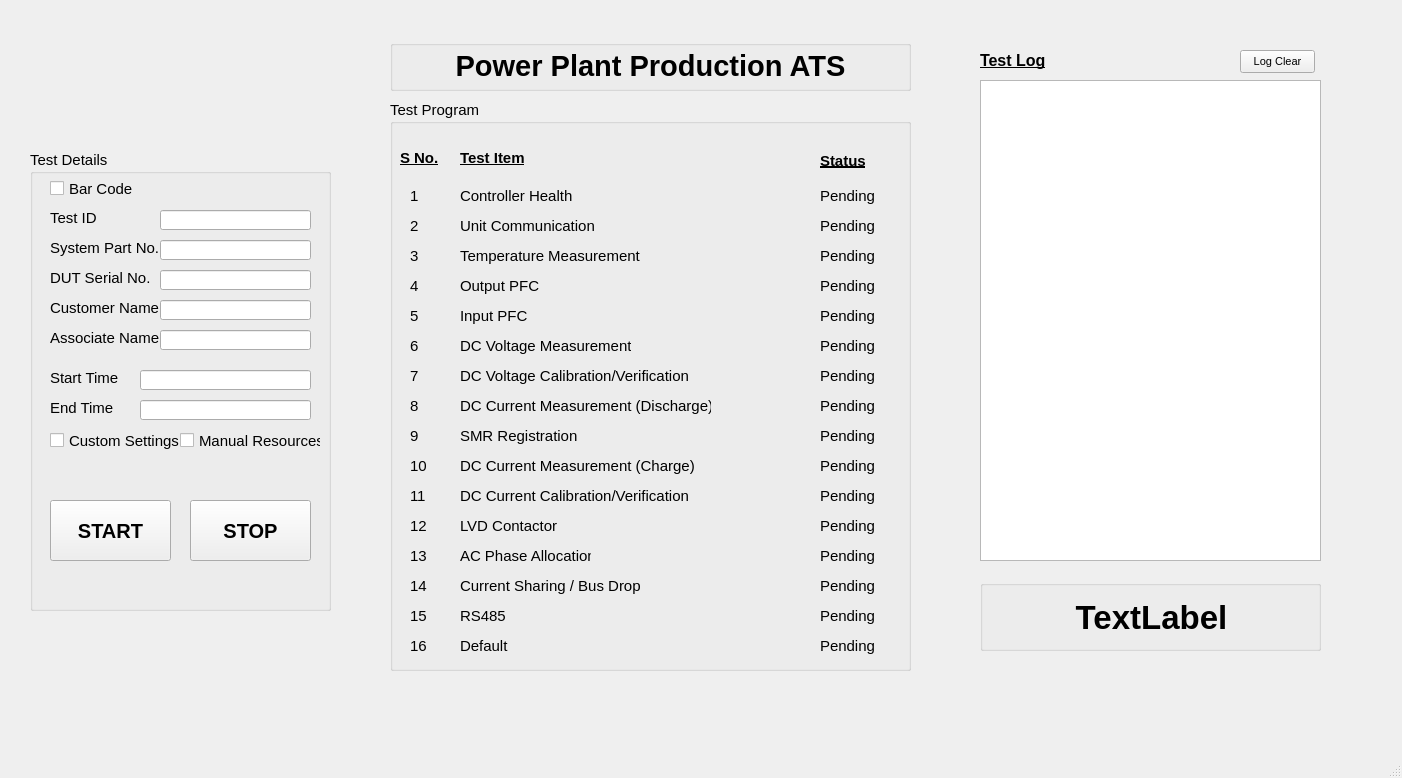
<?xml version="1.0" encoding="UTF-8"?>
<ui version="4.0">
 <class>MainWindow</class>
 <widget class="QMainWindow" name="MainWindow">
  <property name="geometry">
   <rect>
    <x>0</x>
    <y>0</y>
    <width>1402</width>
    <height>778</height>
   </rect>
  </property>
  <property name="font">
   <font>
    <pointsize>8</pointsize>
   </font>
  </property>
  <property name="windowTitle">
   <string>MainWindow</string>
  </property>
  <widget class="QWidget" name="centralwidget">
   <widget class="QGroupBox" name="heading_box">
    <property name="geometry">
     <rect>
      <x>390</x>
      <y>40</y>
      <width>521</width>
      <height>51</height>
     </rect>
    </property>
    <property name="title">
     <string/>
    </property>
    <widget class="QLabel" name="heading">
     <property name="geometry">
      <rect>
       <x>0</x>
       <y>0</y>
       <width>521</width>
       <height>51</height>
      </rect>
     </property>
     <property name="font">
      <font>
       <pointsize>22</pointsize>
       <weight>75</weight>
       <bold>true</bold>
      </font>
     </property>
     <property name="text">
      <string>Power Plant Production ATS</string>
     </property>
     <property name="alignment">
      <set>Qt::AlignCenter</set>
     </property>
    </widget>
   </widget>
   <widget class="QGroupBox" name="test_detail_box">
    <property name="enabled">
     <bool>true</bool>
    </property>
    <property name="geometry">
     <rect>
      <x>30</x>
      <y>150</y>
      <width>301</width>
      <height>461</height>
     </rect>
    </property>
    <property name="font">
     <font>
      <pointsize>11</pointsize>
      <weight>50</weight>
      <bold>false</bold>
      <underline>false</underline>
     </font>
    </property>
    <property name="title">
     <string>Test Details</string>
    </property>
    <widget class="QLabel" name="test_id">
     <property name="geometry">
      <rect>
       <x>20</x>
       <y>60</y>
       <width>71</width>
       <height>16</height>
      </rect>
     </property>
     <property name="font">
      <font>
       <pointsize>11</pointsize>
       <weight>50</weight>
       <bold>false</bold>
       <underline>false</underline>
      </font>
     </property>
     <property name="text">
      <string>Test ID</string>
     </property>
    </widget>
    <widget class="QLabel" name="system_part_no">
     <property name="geometry">
      <rect>
       <x>20</x>
       <y>90</y>
       <width>141</width>
       <height>16</height>
      </rect>
     </property>
     <property name="font">
      <font>
       <pointsize>11</pointsize>
       <weight>50</weight>
       <bold>false</bold>
       <underline>false</underline>
      </font>
     </property>
     <property name="text">
      <string>System Part No.</string>
     </property>
    </widget>
    <widget class="QLabel" name="dut_serial_number">
     <property name="geometry">
      <rect>
       <x>20</x>
       <y>120</y>
       <width>101</width>
       <height>16</height>
      </rect>
     </property>
     <property name="font">
      <font>
       <pointsize>11</pointsize>
       <weight>50</weight>
       <bold>false</bold>
       <underline>false</underline>
      </font>
     </property>
     <property name="text">
      <string>DUT Serial No.</string>
     </property>
    </widget>
    <widget class="QLineEdit" name="test_id_edit">
     <property name="geometry">
      <rect>
       <x>130</x>
       <y>60</y>
       <width>151</width>
       <height>20</height>
      </rect>
     </property>
    </widget>
    <widget class="QLineEdit" name="system_part_no_edit">
     <property name="geometry">
      <rect>
       <x>130</x>
       <y>90</y>
       <width>151</width>
       <height>20</height>
      </rect>
     </property>
    </widget>
    <widget class="QLineEdit" name="dut_serial_number_edit">
     <property name="geometry">
      <rect>
       <x>130</x>
       <y>120</y>
       <width>151</width>
       <height>20</height>
      </rect>
     </property>
    </widget>
    <widget class="QLabel" name="customer_name">
     <property name="geometry">
      <rect>
       <x>20</x>
       <y>150</y>
       <width>131</width>
       <height>16</height>
      </rect>
     </property>
     <property name="font">
      <font>
       <pointsize>11</pointsize>
       <weight>50</weight>
       <bold>false</bold>
       <underline>false</underline>
      </font>
     </property>
     <property name="text">
      <string>Customer Name</string>
     </property>
    </widget>
    <widget class="QLabel" name="associate_name">
     <property name="geometry">
      <rect>
       <x>20</x>
       <y>180</y>
       <width>131</width>
       <height>16</height>
      </rect>
     </property>
     <property name="font">
      <font>
       <pointsize>11</pointsize>
       <weight>50</weight>
       <bold>false</bold>
       <underline>false</underline>
      </font>
     </property>
     <property name="text">
      <string>Associate Name</string>
     </property>
    </widget>
    <widget class="QLineEdit" name="associate_name_edit">
     <property name="geometry">
      <rect>
       <x>130</x>
       <y>180</y>
       <width>151</width>
       <height>20</height>
      </rect>
     </property>
    </widget>
    <widget class="QLineEdit" name="customer_name_2">
     <property name="geometry">
      <rect>
       <x>130</x>
       <y>150</y>
       <width>151</width>
       <height>20</height>
      </rect>
     </property>
    </widget>
    <widget class="QLineEdit" name="start_time_edit">
     <property name="geometry">
      <rect>
       <x>110</x>
       <y>220</y>
       <width>171</width>
       <height>20</height>
      </rect>
     </property>
    </widget>
    <widget class="QLineEdit" name="end_time_edit">
     <property name="geometry">
      <rect>
       <x>110</x>
       <y>250</y>
       <width>171</width>
       <height>20</height>
      </rect>
     </property>
    </widget>
    <widget class="QLabel" name="end_time">
     <property name="geometry">
      <rect>
       <x>20</x>
       <y>250</y>
       <width>141</width>
       <height>16</height>
      </rect>
     </property>
     <property name="font">
      <font>
       <pointsize>11</pointsize>
       <weight>50</weight>
       <bold>false</bold>
       <underline>false</underline>
      </font>
     </property>
     <property name="text">
      <string>End Time</string>
     </property>
    </widget>
    <widget class="QLabel" name="start_time">
     <property name="geometry">
      <rect>
       <x>20</x>
       <y>220</y>
       <width>161</width>
       <height>16</height>
      </rect>
     </property>
     <property name="font">
      <font>
       <pointsize>11</pointsize>
       <weight>50</weight>
       <bold>false</bold>
       <underline>false</underline>
      </font>
     </property>
     <property name="text">
      <string>Start Time</string>
     </property>
    </widget>
    <widget class="QCheckBox" name="barcode_check">
     <property name="geometry">
      <rect>
       <x>20</x>
       <y>30</y>
       <width>91</width>
       <height>17</height>
      </rect>
     </property>
     <property name="text">
      <string>Bar Code</string>
     </property>
    </widget>
    <widget class="QCheckBox" name="custom_check">
     <property name="geometry">
      <rect>
       <x>20</x>
       <y>280</y>
       <width>141</width>
       <height>21</height>
      </rect>
     </property>
     <property name="text">
      <string>Custom Settings</string>
     </property>
    </widget>
    <widget class="QCheckBox" name="manual_checkbox">
     <property name="geometry">
      <rect>
       <x>150</x>
       <y>280</y>
       <width>141</width>
       <height>21</height>
      </rect>
     </property>
     <property name="text">
      <string>Manual Resources</string>
     </property>
    </widget>
    <widget class="QPushButton" name="start">
     <property name="geometry">
      <rect>
       <x>20</x>
       <y>350</y>
       <width>121</width>
       <height>61</height>
      </rect>
     </property>
     <property name="font">
      <font>
       <pointsize>15</pointsize>
       <weight>75</weight>
       <bold>true</bold>
       <underline>false</underline>
      </font>
     </property>
     <property name="toolTip">
      <string>&lt;html&gt;&lt;head/&gt;&lt;body&gt;&lt;p&gt;&lt;br/&gt;&lt;/p&gt;&lt;/body&gt;&lt;/html&gt;</string>
     </property>
     <property name="text">
      <string>START</string>
     </property>
    </widget>
    <widget class="QPushButton" name="stop">
     <property name="geometry">
      <rect>
       <x>160</x>
       <y>350</y>
       <width>121</width>
       <height>61</height>
      </rect>
     </property>
     <property name="font">
      <font>
       <pointsize>15</pointsize>
       <weight>75</weight>
       <bold>true</bold>
       <underline>false</underline>
      </font>
     </property>
     <property name="text">
      <string>STOP</string>
     </property>
    </widget>
   </widget>
   <widget class="QGroupBox" name="test_item_box">
    <property name="geometry">
     <rect>
      <x>390</x>
      <y>100</y>
      <width>521</width>
      <height>571</height>
     </rect>
    </property>
    <property name="font">
     <font>
      <pointsize>11</pointsize>
      <underline>false</underline>
     </font>
    </property>
    <property name="title">
     <string>Test Program</string>
    </property>
    <widget class="QLabel" name="test_item_label">
     <property name="geometry">
      <rect>
       <x>70</x>
       <y>50</y>
       <width>101</width>
       <height>16</height>
      </rect>
     </property>
     <property name="font">
      <font>
       <pointsize>11</pointsize>
       <weight>75</weight>
       <bold>true</bold>
       <underline>true</underline>
      </font>
     </property>
     <property name="text">
      <string>Test Item</string>
     </property>
    </widget>
    <widget class="QLabel" name="status_label">
     <property name="geometry">
      <rect>
       <x>430</x>
       <y>50</y>
       <width>61</width>
       <height>21</height>
      </rect>
     </property>
     <property name="font">
      <font>
       <pointsize>11</pointsize>
       <weight>75</weight>
       <bold>true</bold>
       <underline>true</underline>
      </font>
     </property>
     <property name="text">
      <string>Status</string>
     </property>
    </widget>
    <widget class="QLabel" name="serial_label">
     <property name="geometry">
      <rect>
       <x>10</x>
       <y>50</y>
       <width>41</width>
       <height>16</height>
      </rect>
     </property>
     <property name="font">
      <font>
       <pointsize>11</pointsize>
       <weight>75</weight>
       <bold>true</bold>
       <underline>true</underline>
      </font>
     </property>
     <property name="text">
      <string>S No.</string>
     </property>
    </widget>
    <widget class="QLabel" name="serial1">
     <property name="geometry">
      <rect>
       <x>20</x>
       <y>80</y>
       <width>21</width>
       <height>31</height>
      </rect>
     </property>
     <property name="text">
      <string>1</string>
     </property>
    </widget>
    <widget class="QLabel" name="controller_health_label">
     <property name="geometry">
      <rect>
       <x>70</x>
       <y>85</y>
       <width>121</width>
       <height>21</height>
      </rect>
     </property>
     <property name="font">
      <font>
       <pointsize>11</pointsize>
       <underline>false</underline>
      </font>
     </property>
     <property name="text">
      <string>Controller Health</string>
     </property>
    </widget>
    <widget class="QLabel" name="controller_health_status">
     <property name="geometry">
      <rect>
       <x>430</x>
       <y>80</y>
       <width>61</width>
       <height>31</height>
      </rect>
     </property>
     <property name="font">
      <font>
       <pointsize>11</pointsize>
       <underline>false</underline>
      </font>
     </property>
     <property name="text">
      <string>Pending</string>
     </property>
    </widget>
    <widget class="QLabel" name="serial2">
     <property name="geometry">
      <rect>
       <x>20</x>
       <y>110</y>
       <width>21</width>
       <height>31</height>
      </rect>
     </property>
     <property name="text">
      <string>2</string>
     </property>
    </widget>
    <widget class="QLabel" name="serial3">
     <property name="geometry">
      <rect>
       <x>20</x>
       <y>140</y>
       <width>21</width>
       <height>31</height>
      </rect>
     </property>
     <property name="text">
      <string>3</string>
     </property>
    </widget>
    <widget class="QLabel" name="serial4">
     <property name="geometry">
      <rect>
       <x>20</x>
       <y>170</y>
       <width>21</width>
       <height>31</height>
      </rect>
     </property>
     <property name="text">
      <string>4</string>
     </property>
    </widget>
    <widget class="QLabel" name="serial5">
     <property name="geometry">
      <rect>
       <x>20</x>
       <y>200</y>
       <width>21</width>
       <height>31</height>
      </rect>
     </property>
     <property name="text">
      <string>5</string>
     </property>
    </widget>
    <widget class="QLabel" name="serial6">
     <property name="geometry">
      <rect>
       <x>20</x>
       <y>230</y>
       <width>21</width>
       <height>31</height>
      </rect>
     </property>
     <property name="text">
      <string>6</string>
     </property>
    </widget>
    <widget class="QLabel" name="serial7">
     <property name="geometry">
      <rect>
       <x>20</x>
       <y>260</y>
       <width>21</width>
       <height>31</height>
      </rect>
     </property>
     <property name="text">
      <string>7</string>
     </property>
    </widget>
    <widget class="QLabel" name="serial8">
     <property name="geometry">
      <rect>
       <x>20</x>
       <y>290</y>
       <width>21</width>
       <height>31</height>
      </rect>
     </property>
     <property name="text">
      <string>8</string>
     </property>
    </widget>
    <widget class="QLabel" name="serial9">
     <property name="geometry">
      <rect>
       <x>20</x>
       <y>320</y>
       <width>31</width>
       <height>31</height>
      </rect>
     </property>
     <property name="text">
      <string>9</string>
     </property>
    </widget>
    <widget class="QLabel" name="serial10">
     <property name="geometry">
      <rect>
       <x>20</x>
       <y>350</y>
       <width>21</width>
       <height>31</height>
      </rect>
     </property>
     <property name="text">
      <string>10</string>
     </property>
    </widget>
    <widget class="QLabel" name="serial11">
     <property name="geometry">
      <rect>
       <x>20</x>
       <y>380</y>
       <width>21</width>
       <height>31</height>
      </rect>
     </property>
     <property name="text">
      <string>11</string>
     </property>
    </widget>
    <widget class="QLabel" name="unit_comm_label">
     <property name="geometry">
      <rect>
       <x>70</x>
       <y>110</y>
       <width>141</width>
       <height>31</height>
      </rect>
     </property>
     <property name="font">
      <font>
       <pointsize>11</pointsize>
       <underline>false</underline>
      </font>
     </property>
     <property name="text">
      <string>Unit Communication</string>
     </property>
    </widget>
    <widget class="QLabel" name="temp_label">
     <property name="geometry">
      <rect>
       <x>70</x>
       <y>140</y>
       <width>191</width>
       <height>31</height>
      </rect>
     </property>
     <property name="font">
      <font>
       <pointsize>11</pointsize>
       <underline>false</underline>
      </font>
     </property>
     <property name="text">
      <string>Temperature Measurement</string>
     </property>
    </widget>
    <widget class="QLabel" name="output_pfc_label">
     <property name="geometry">
      <rect>
       <x>70</x>
       <y>170</y>
       <width>121</width>
       <height>31</height>
      </rect>
     </property>
     <property name="font">
      <font>
       <pointsize>11</pointsize>
       <underline>false</underline>
      </font>
     </property>
     <property name="text">
      <string>Output PFC</string>
     </property>
    </widget>
    <widget class="QLabel" name="input_pfc_label">
     <property name="geometry">
      <rect>
       <x>70</x>
       <y>200</y>
       <width>121</width>
       <height>31</height>
      </rect>
     </property>
     <property name="font">
      <font>
       <pointsize>11</pointsize>
       <underline>false</underline>
      </font>
     </property>
     <property name="text">
      <string>Input PFC</string>
     </property>
    </widget>
    <widget class="QLabel" name="dc_voltage_check_label">
     <property name="geometry">
      <rect>
       <x>70</x>
       <y>230</y>
       <width>171</width>
       <height>31</height>
      </rect>
     </property>
     <property name="font">
      <font>
       <pointsize>11</pointsize>
       <underline>false</underline>
      </font>
     </property>
     <property name="text">
      <string>DC Voltage Measurement</string>
     </property>
    </widget>
    <widget class="QLabel" name="dc_voltage_calib_label">
     <property name="geometry">
      <rect>
       <x>70</x>
       <y>260</y>
       <width>241</width>
       <height>31</height>
      </rect>
     </property>
     <property name="font">
      <font>
       <pointsize>11</pointsize>
       <underline>false</underline>
      </font>
     </property>
     <property name="text">
      <string>DC Voltage Calibration/Verification</string>
     </property>
    </widget>
    <widget class="QLabel" name="dc_current_check_discharge_label">
     <property name="geometry">
      <rect>
       <x>70</x>
       <y>290</y>
       <width>251</width>
       <height>31</height>
      </rect>
     </property>
     <property name="font">
      <font>
       <pointsize>11</pointsize>
       <underline>false</underline>
      </font>
     </property>
     <property name="text">
      <string>DC Current Measurement (Discharge)</string>
     </property>
    </widget>
    <widget class="QLabel" name="smr_register_label">
     <property name="geometry">
      <rect>
       <x>70</x>
       <y>320</y>
       <width>121</width>
       <height>31</height>
      </rect>
     </property>
     <property name="font">
      <font>
       <pointsize>11</pointsize>
       <underline>false</underline>
      </font>
     </property>
     <property name="text">
      <string>SMR Registration</string>
     </property>
    </widget>
    <widget class="QLabel" name="dc_current_check_charge_label">
     <property name="geometry">
      <rect>
       <x>70</x>
       <y>350</y>
       <width>241</width>
       <height>31</height>
      </rect>
     </property>
     <property name="font">
      <font>
       <pointsize>11</pointsize>
       <underline>false</underline>
      </font>
     </property>
     <property name="text">
      <string>DC Current Measurement (Charge)</string>
     </property>
    </widget>
    <widget class="QLabel" name="dc_current_calib_label">
     <property name="geometry">
      <rect>
       <x>70</x>
       <y>380</y>
       <width>241</width>
       <height>31</height>
      </rect>
     </property>
     <property name="font">
      <font>
       <pointsize>11</pointsize>
       <underline>false</underline>
      </font>
     </property>
     <property name="text">
      <string>DC Current Calibration/Verification</string>
     </property>
    </widget>
    <widget class="QLabel" name="lvd_label">
     <property name="geometry">
      <rect>
       <x>70</x>
       <y>410</y>
       <width>111</width>
       <height>31</height>
      </rect>
     </property>
     <property name="font">
      <font>
       <pointsize>11</pointsize>
       <underline>false</underline>
      </font>
     </property>
     <property name="text">
      <string>LVD Contactor</string>
     </property>
    </widget>
    <widget class="QLabel" name="ac_phase_label">
     <property name="geometry">
      <rect>
       <x>70</x>
       <y>440</y>
       <width>131</width>
       <height>31</height>
      </rect>
     </property>
     <property name="font">
      <font>
       <pointsize>11</pointsize>
       <underline>false</underline>
      </font>
     </property>
     <property name="text">
      <string>AC Phase Allocation</string>
     </property>
    </widget>
    <widget class="QLabel" name="current_sharing_label">
     <property name="geometry">
      <rect>
       <x>70</x>
       <y>470</y>
       <width>181</width>
       <height>31</height>
      </rect>
     </property>
     <property name="font">
      <font>
       <pointsize>11</pointsize>
       <underline>false</underline>
      </font>
     </property>
     <property name="text">
      <string>Current Sharing / Bus Drop</string>
     </property>
    </widget>
    <widget class="QLabel" name="rs485_label">
     <property name="geometry">
      <rect>
       <x>70</x>
       <y>500</y>
       <width>71</width>
       <height>31</height>
      </rect>
     </property>
     <property name="font">
      <font>
       <pointsize>11</pointsize>
       <underline>false</underline>
      </font>
     </property>
     <property name="text">
      <string>RS485</string>
     </property>
    </widget>
    <widget class="QLabel" name="default_label">
     <property name="geometry">
      <rect>
       <x>70</x>
       <y>530</y>
       <width>61</width>
       <height>31</height>
      </rect>
     </property>
     <property name="font">
      <font>
       <pointsize>11</pointsize>
       <underline>false</underline>
      </font>
     </property>
     <property name="text">
      <string>Default</string>
     </property>
    </widget>
    <widget class="QLabel" name="serial12">
     <property name="geometry">
      <rect>
       <x>20</x>
       <y>410</y>
       <width>21</width>
       <height>31</height>
      </rect>
     </property>
     <property name="text">
      <string>12</string>
     </property>
    </widget>
    <widget class="QLabel" name="serial13">
     <property name="geometry">
      <rect>
       <x>20</x>
       <y>440</y>
       <width>21</width>
       <height>31</height>
      </rect>
     </property>
     <property name="text">
      <string>13</string>
     </property>
    </widget>
    <widget class="QLabel" name="serial14">
     <property name="geometry">
      <rect>
       <x>20</x>
       <y>470</y>
       <width>21</width>
       <height>31</height>
      </rect>
     </property>
     <property name="text">
      <string>14</string>
     </property>
    </widget>
    <widget class="QLabel" name="serial15">
     <property name="geometry">
      <rect>
       <x>20</x>
       <y>500</y>
       <width>21</width>
       <height>31</height>
      </rect>
     </property>
     <property name="text">
      <string>15</string>
     </property>
    </widget>
    <widget class="QLabel" name="serial16">
     <property name="geometry">
      <rect>
       <x>20</x>
       <y>530</y>
       <width>21</width>
       <height>31</height>
      </rect>
     </property>
     <property name="text">
      <string>16</string>
     </property>
    </widget>
    <widget class="QLabel" name="unit_comm_status">
     <property name="geometry">
      <rect>
       <x>430</x>
       <y>110</y>
       <width>61</width>
       <height>31</height>
      </rect>
     </property>
     <property name="font">
      <font>
       <pointsize>11</pointsize>
       <underline>false</underline>
      </font>
     </property>
     <property name="text">
      <string>Pending</string>
     </property>
    </widget>
    <widget class="QLabel" name="temp_status">
     <property name="geometry">
      <rect>
       <x>430</x>
       <y>140</y>
       <width>61</width>
       <height>31</height>
      </rect>
     </property>
     <property name="font">
      <font>
       <pointsize>11</pointsize>
       <underline>false</underline>
      </font>
     </property>
     <property name="text">
      <string>Pending</string>
     </property>
    </widget>
    <widget class="QLabel" name="output_pfc_status">
     <property name="geometry">
      <rect>
       <x>430</x>
       <y>170</y>
       <width>61</width>
       <height>31</height>
      </rect>
     </property>
     <property name="font">
      <font>
       <pointsize>11</pointsize>
       <underline>false</underline>
      </font>
     </property>
     <property name="text">
      <string>Pending</string>
     </property>
    </widget>
    <widget class="QLabel" name="input_pfc_status">
     <property name="geometry">
      <rect>
       <x>430</x>
       <y>200</y>
       <width>61</width>
       <height>31</height>
      </rect>
     </property>
     <property name="font">
      <font>
       <pointsize>11</pointsize>
       <underline>false</underline>
      </font>
     </property>
     <property name="text">
      <string>Pending</string>
     </property>
    </widget>
    <widget class="QLabel" name="dc_voltage_check_status">
     <property name="geometry">
      <rect>
       <x>430</x>
       <y>230</y>
       <width>61</width>
       <height>31</height>
      </rect>
     </property>
     <property name="font">
      <font>
       <pointsize>11</pointsize>
       <underline>false</underline>
      </font>
     </property>
     <property name="text">
      <string>Pending</string>
     </property>
    </widget>
    <widget class="QLabel" name="dc_voltage_calib_status">
     <property name="geometry">
      <rect>
       <x>430</x>
       <y>260</y>
       <width>61</width>
       <height>31</height>
      </rect>
     </property>
     <property name="font">
      <font>
       <pointsize>11</pointsize>
       <underline>false</underline>
      </font>
     </property>
     <property name="text">
      <string>Pending</string>
     </property>
    </widget>
    <widget class="QLabel" name="dc_current_check_discharge_status">
     <property name="geometry">
      <rect>
       <x>430</x>
       <y>290</y>
       <width>61</width>
       <height>31</height>
      </rect>
     </property>
     <property name="font">
      <font>
       <pointsize>11</pointsize>
       <underline>false</underline>
      </font>
     </property>
     <property name="text">
      <string>Pending</string>
     </property>
    </widget>
    <widget class="QLabel" name="smr_register_status">
     <property name="geometry">
      <rect>
       <x>430</x>
       <y>320</y>
       <width>61</width>
       <height>31</height>
      </rect>
     </property>
     <property name="font">
      <font>
       <pointsize>11</pointsize>
       <underline>false</underline>
      </font>
     </property>
     <property name="text">
      <string>Pending</string>
     </property>
    </widget>
    <widget class="QLabel" name="dc_current_check_charge_status">
     <property name="geometry">
      <rect>
       <x>430</x>
       <y>350</y>
       <width>61</width>
       <height>31</height>
      </rect>
     </property>
     <property name="font">
      <font>
       <pointsize>11</pointsize>
       <underline>false</underline>
      </font>
     </property>
     <property name="text">
      <string>Pending</string>
     </property>
    </widget>
    <widget class="QLabel" name="dc_current_calib_status">
     <property name="geometry">
      <rect>
       <x>430</x>
       <y>380</y>
       <width>61</width>
       <height>31</height>
      </rect>
     </property>
     <property name="font">
      <font>
       <pointsize>11</pointsize>
       <underline>false</underline>
      </font>
     </property>
     <property name="text">
      <string>Pending</string>
     </property>
    </widget>
    <widget class="QLabel" name="lvd_status">
     <property name="geometry">
      <rect>
       <x>430</x>
       <y>410</y>
       <width>61</width>
       <height>31</height>
      </rect>
     </property>
     <property name="font">
      <font>
       <pointsize>11</pointsize>
       <underline>false</underline>
      </font>
     </property>
     <property name="text">
      <string>Pending</string>
     </property>
    </widget>
    <widget class="QLabel" name="ac_phase_status">
     <property name="geometry">
      <rect>
       <x>430</x>
       <y>440</y>
       <width>61</width>
       <height>31</height>
      </rect>
     </property>
     <property name="font">
      <font>
       <pointsize>11</pointsize>
       <underline>false</underline>
      </font>
     </property>
     <property name="text">
      <string>Pending</string>
     </property>
    </widget>
    <widget class="QLabel" name="current_sharing_status">
     <property name="geometry">
      <rect>
       <x>430</x>
       <y>470</y>
       <width>61</width>
       <height>31</height>
      </rect>
     </property>
     <property name="font">
      <font>
       <pointsize>11</pointsize>
       <underline>false</underline>
      </font>
     </property>
     <property name="text">
      <string>Pending</string>
     </property>
    </widget>
    <widget class="QLabel" name="default_status">
     <property name="geometry">
      <rect>
       <x>430</x>
       <y>530</y>
       <width>61</width>
       <height>31</height>
      </rect>
     </property>
     <property name="font">
      <font>
       <pointsize>11</pointsize>
       <underline>false</underline>
      </font>
     </property>
     <property name="text">
      <string>Pending</string>
     </property>
    </widget>
    <widget class="QLabel" name="rs485_status">
     <property name="geometry">
      <rect>
       <x>430</x>
       <y>500</y>
       <width>61</width>
       <height>31</height>
      </rect>
     </property>
     <property name="font">
      <font>
       <pointsize>11</pointsize>
       <underline>false</underline>
      </font>
     </property>
     <property name="text">
      <string>Pending</string>
     </property>
    </widget>
   </widget>
   <widget class="QTextEdit" name="log_window">
    <property name="geometry">
     <rect>
      <x>980</x>
      <y>80</y>
      <width>341</width>
      <height>481</height>
     </rect>
    </property>
   </widget>
   <widget class="QLabel" name="test_log">
    <property name="geometry">
     <rect>
      <x>980</x>
      <y>40</y>
      <width>101</width>
      <height>41</height>
     </rect>
    </property>
    <property name="font">
     <font>
      <pointsize>12</pointsize>
      <weight>75</weight>
      <bold>true</bold>
      <underline>true</underline>
     </font>
    </property>
    <property name="text">
     <string>Test Log</string>
    </property>
   </widget>
   <widget class="QPushButton" name="log_clear">
    <property name="geometry">
     <rect>
      <x>1240</x>
      <y>50</y>
      <width>75</width>
      <height>23</height>
     </rect>
    </property>
    <property name="text">
     <string>Log Clear</string>
    </property>
   </widget>
   <widget class="QGroupBox" name="final_status_box">
    <property name="geometry">
     <rect>
      <x>980</x>
      <y>580</y>
      <width>341</width>
      <height>71</height>
     </rect>
    </property>
    <property name="title">
     <string/>
    </property>
    <widget class="QLabel" name="final_status">
     <property name="geometry">
      <rect>
       <x>6</x>
       <y>12</y>
       <width>331</width>
       <height>51</height>
      </rect>
     </property>
     <property name="font">
      <font>
       <pointsize>25</pointsize>
       <weight>75</weight>
       <bold>true</bold>
      </font>
     </property>
     <property name="text">
      <string>TextLabel</string>
     </property>
     <property name="scaledContents">
      <bool>true</bool>
     </property>
     <property name="alignment">
      <set>Qt::AlignCenter</set>
     </property>
    </widget>
   </widget>
   <widget class="QLabel" name="ate_logo">
    <property name="geometry">
     <rect>
      <x>50</x>
      <y>50</y>
      <width>251</width>
      <height>71</height>
     </rect>
    </property>
    <property name="text">
     <string/>
    </property>
    <property name="pixmap">
     <pixmap>../images/exicome logo.png</pixmap>
    </property>
    <property name="scaledContents">
     <bool>true</bool>
    </property>
    <property name="alignment">
     <set>Qt::AlignCenter</set>
    </property>
   </widget>
  </widget>
  <widget class="QStatusBar" name="statusbar"/>
 </widget>
 <resources/>
 <connections/>
</ui>
